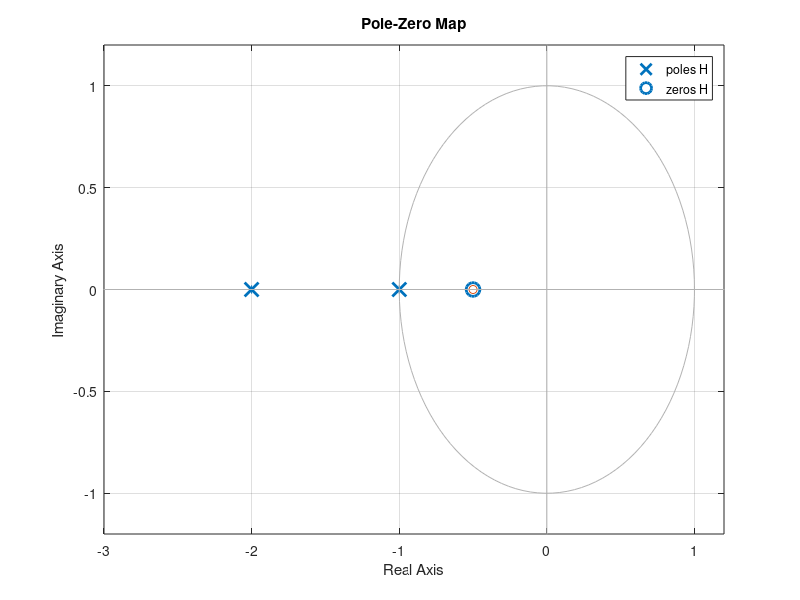

MATLAB code to generate this figure:
n = [2 1]
d = [1 3 2 ]
zer = roots(n);
pol = roots(d);
plot(real(pol),imag(pol),'*',real(zer),imag(zer),'o')
xlim([-3 1 ]);
legend('poles','zeros');
H = tf(n,d,0.1)
poles = pole (H)
zeros = zero(H)
 pzmap(H)
 xlim([-3 1.2])
